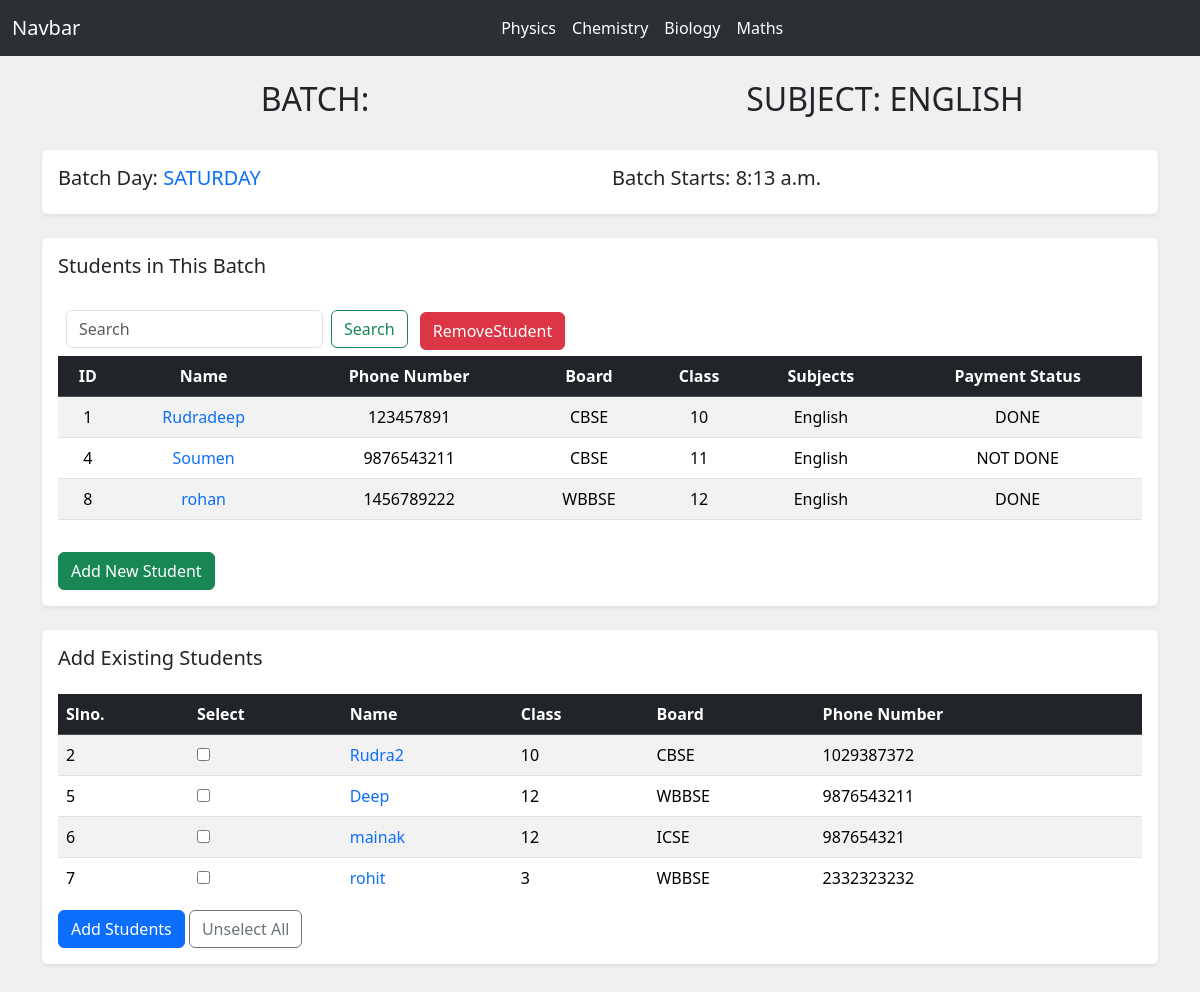
/batch/3/, run on the app's committed database.
### myapp/models.py (models this page shows, shortened)
class Batch(models.Model):
    subject_name = models.CharField(max_length=100)
    batch_name = models.CharField(max_length=100,default="")
    batch_time = models.TimeField()
    batch_day = models.CharField(max_length=50)
    class_level = models.CharField(max_length=50)
    class_mode = models.CharField(max_length=100)  # Default as 'N/A'
    start_date = models.DateField(default=timezone.now)  # Default to current date
    teacher_name = models.CharField(max_length=100)
    students = models.ManyToManyField(Student, related_name='batches')

class Student(models.Model):
    name = models.CharField(max_length=100)
    phone_number = models.CharField(max_length=15, default='N/A')
    board = models.CharField(max_length=50, choices=[('CBSE', 'CBSE'), ('WBBSE', 'WBBSE'), ('ICSE', 'ICSE')])
    student_class = models.CharField(max_length=10)
    payment = models.CharField(max_length=50, choices=[('DONE', 'DONE'), ('NOT DONE', 'NOT DONE')], default='NOT DONE')
    subject = models.CharField(max_length=100, default='All')

### myapp/views.py (the view)
# urls.py: path('batch/<int:pk>/', BatchDetailView.as_view(), name='batch_detail'),
class BatchDetailView(DetailView):
    model = Batch
    template_name = 'batch_detail.html'
    context_object_name = 'batch'
    def get_context_data(self, **kwargs):
        context = super().get_context_data(**kwargs)
        context['students'] = Student.objects.exclude(id__in=self.object.students.all())
        return context

### templates/batch_detail.html (shortened to what this page needs)
{% extends "base.html" %}
{% block body %}
<div class="container py-4">
    <div class="row mb-4">
        <div class="col text-center">
            <h2 class="text-uppercase">Batch: {{ batch.batch_name }}</h2>
        </div>
        <div class="col text-center">
            <h2 class="text-uppercase">Subject: {{ batch.subject_name }}</h2>
        </div>
    </div>
    <div class="card my-4 shadow-sm border-0">
        <div class="card-body">
            <div class="row">
                <h5 class="card-title col">Batch Day: <span class="text-uppercase text-primary">{{ batch.batch_day }}</span></h5>
                <h5 class="card-title col">Batch Starts: <span class="text">{{ batch.batch_time }}</span></h5>
            </div>
        </div>
    </div>
    <div class="card my-4 shadow-sm border-0">
        <div class="card-body">
            <h5 class="card-title mb-4">Students in This Batch</h5>
            <form class="d-inline-flex p-2" role="search">
                <input class="form-control me-2" type="search" placeholder="Search" aria-label="Search">
                <button class="btn btn-outline-success" type="submit">Search</button>
            </form>
            <button type="button" class="btn btn-danger" id="toggleDelete">RemoveStudent</button>
            <div class="table-responsive">
                <table class="table table-striped table-hover text-center">
                    <thead class="table-dark">
                        <tr>
                            <th scope="col">ID</th>
                            <th scope="col">Name</th>
                            <th scope="col">Phone Number</th>
                            <th scope="col">Board</th>
                            <th scope="col">Class</th>
                            <th scope="col">Subjects</th>
                            <th scope="col">Payment Status</th>
                        </tr>
                    </thead>
                    <tbody>
                        {% for student in batch.students.all %}
                        <tr>
                            <td>{{ student.id }}</td>
                            <td><a href="{% url 'student_profile' student.id %}" class="text-decoration-none">{{ student.name}}</a></td>
                            <td>{{ student.phone_number }}</td>
                            <td>{{ student.board }}</td>
                            <td>{{ student.student_class }}</td>
                            <td>{{ batch.subject_name }}</td>
                            <td>{{ student.payment }}</td>
                        </tr>
                        {% empty %}
                        <tr>
                            <td colspan="7" class="text-center">No students in this batch.</td>
                        </tr>
                        {% endfor %}
                    </tbody>
                </table>
            </div>
            <button type="button" class="btn btn-success mt-3" data-bs-toggle="modal" data-bs-target="#addStudentModal">
                Add New Student
            </button>
        </div>
    </div>
    <div class="card mb-4 shadow-sm border-0">
        <div class="card-body">
            <h5 class="card-title mb-4">Add Existing Students</h5>
            <form method="post" action="{% url 'add_existing_students' batch.id %}">
                <div class="table-container" style="max-height: 200px; overflow-y: auto;">
                    <table class="table table-striped table-hover">
                        <thead class="table-dark sticky-top">
                            <tr>
                                <th scope="col">Slno.</th>
                                <th scope="col">Select</th>
                                <th scope="col">Name</th>
                                <th scope="col">Class</th>
                                <th scope="col">Board</th>
                                <th scope="col">Phone Number</th>
                            </tr>
                        </thead>
                        <tbody>
                            {% for student in students %}
                                <tr>
                                    <td>{{ student.id }}</td>
                                    <td>
                                        <input type="checkbox" name="existing_students" value="{{ student.id }}"
                                        >
                                    </td>
                                    <td><a href="{% url 'student_profile' student.id %}" class="text-decoration-none">{{ student.name}}</a></td>
                                    <td>{{ student.student_class }}</td>
                                    <td>{{ student.board }}</td>
                                    <td>{{ student.phone_number }}</td>
                                </tr>
                            {% empty %}
                                <tr>
                                    <td colspan="7" class="text-center">No students available.</td>
                                </tr>
                            {% endfor %}
                        </tbody>
                    </table>
                </div>
                <button type="submit" class="btn btn-primary mt-3">Add Students</button>
                <button type="button" id="unselectButton" class="btn btn-outline-secondary mt-3">Unselect All</button>
            </form>
        </div>
    </div>
</div>
{% endblock body %}

### data on the page
Batch: subject_name "ENGLISH", batch_day "SATURDAY", batch_time "8:13 a.m.", subject_name "English"
Student: id "1", name "Rudradeep", phone_number "123457891", board "CBSE", student_class "10", payment "DONE"
Student: id "4", name "Soumen", phone_number "9876543211", board "CBSE", student_class "11", payment "NOT DONE"
Student: id "8", name "rohan", phone_number "1456789222", board "WBBSE", student_class "12", payment "DONE"
Student: id "2", name "Rudra2", student_class "10", board "CBSE", phone_number "1029387372"
Student: id "5", name "Deep", student_class "12", board "WBBSE", phone_number "9876543211"
Student: id "6", name "mainak", student_class "12", board "ICSE", phone_number "987654321"
Student: id "7", name "rohit", student_class "3", board "WBBSE", phone_number "2332323232"
